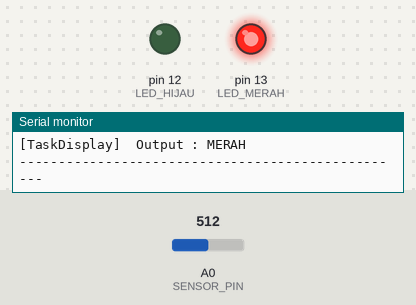
A sketch run on a simulated Arduino Uno, built with avr-gcc and run on an emulated ATmega328P. On the bench: output pins drawn as LEDs (lit = HIGH), the last lines printed to the serial monitor. Inputs (shaded band) come from the test bench; at power-on: A0 (SENSOR_PIN) = 512.

Above: at 1.2 s.
1.3 s: A0 (SENSOR_PIN) set to 419
4.3 s: A0 (SENSOR_PIN) set to 382
At 5.3 s:
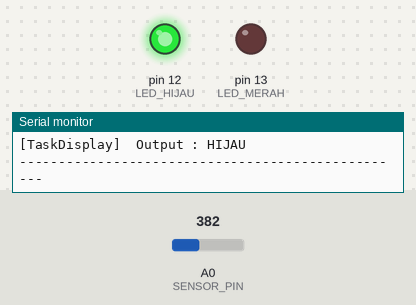
6.0 s: A0 (SENSOR_PIN) set to 410
At 6.4 s:
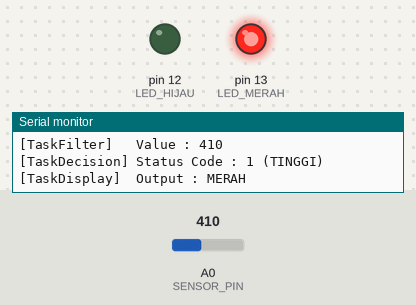
7.5 s: A0 (SENSOR_PIN) set to 390
At 8.8 s:
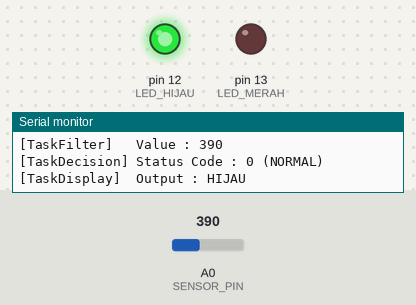
Timing chart, 0 to 10.0 s (numbered marks = the images above; inputs shaded):
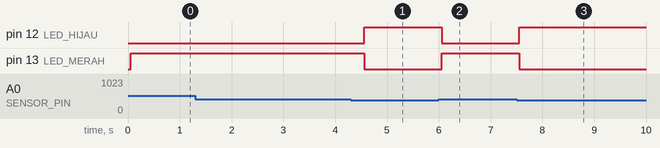

The sketch:

main.ino
```cpp
#include <Arduino_FreeRTOS.h>
#include <queue.h>

// ================= KONFIGURASI PIN =================
// LED indikator
#define LED_MERAH 13   // LED untuk kondisi TINGGI
#define LED_HIJAU 12   // LED untuk kondisi NORMAL

// Input sensor analog (potensiometer)
#define SENSOR_PIN A0  // Membaca nilai analog (0 - 1023)

// ================= DEKLARASI QUEUE =================
// Digunakan untuk komunikasi antar task
QueueHandle_t qSensor;    // Sensor → Filter
QueueHandle_t qFilter;    // Filter → Decision
QueueHandle_t qDecision;  // Decision → Display

// ================= TASK 1: SENSOR =================
// Membaca nilai dari potensiometer secara periodik
void TaskSensor(void *pvParameters) {
  TickType_t xLastWakeTime = xTaskGetTickCount(); // untuk delay presisi
  int sensorValue;

  while (1) {
    sensorValue = analogRead(SENSOR_PIN); // baca nilai analog

    // Tampilkan nilai sensor ke Serial Monitor
    Serial.print("[TaskSensor]   ADC : ");
    Serial.println(sensorValue);

    // Kirim data ke task berikutnya melalui queue
    xQueueSend(qSensor, &sensorValue, portMAX_DELAY);

    // Delay periodik 300 ms (sinkron RTOS)
    vTaskDelayUntil(&xLastWakeTime, 300 / portTICK_PERIOD_MS);
  }
}

// ================= TASK 2: FILTER =================
// Mengolah data dari sensor (tanpa filtering tambahan)
void TaskFilter(void *pvParameters) {
  int data;
  int filtered;

  while (1) {
    // Ambil data dari queue sensor
    if (xQueueReceive(qSensor, &data, portMAX_DELAY) == pdTRUE) {

      filtered = data;  // langsung gunakan data (tanpa smoothing)

      // Tampilkan hasil proses
      Serial.print("[TaskFilter]   Value : ");
      Serial.println(filtered);

      // Kirim ke task decision
      xQueueSend(qFilter, &filtered, portMAX_DELAY);
    }
  }
}

// ================= TASK 3: DECISION =================
// Menentukan kondisi berdasarkan nilai sensor
void TaskDecision(void *pvParameters) {
  int data;
  int status;

  while (1) {
    // Ambil data dari queue filter
    if (xQueueReceive(qFilter, &data, portMAX_DELAY) == pdTRUE) {

      // Logika keputusan berdasarkan threshold
      if (data > 400) {
        status = 1; // kondisi TINGGI
      } else {
        status = 0; // kondisi NORMAL
      }

      // Tampilkan hasil keputusan
      Serial.print("[TaskDecision] Status Code : ");
      Serial.print(status);
      if (status == 1) Serial.println(" (TINGGI)");
      else Serial.println(" (NORMAL)");

      // Kirim hasil ke task display
      xQueueSend(qDecision, &status, portMAX_DELAY);
    }
  }
}

// ================= TASK 4: DISPLAY =================
// Mengontrol LED berdasarkan hasil keputusan
void TaskDisplay(void *pvParameters) {
  int status;

  while (1) {
    // Ambil status dari queue decision
    if (xQueueReceive(qDecision, &status, portMAX_DELAY) == pdTRUE) {

      Serial.print("[TaskDisplay]  Output : ");

      // Kontrol LED sesuai status
      if (status == 1) {
        digitalWrite(LED_MERAH, HIGH); // LED merah nyala
        digitalWrite(LED_HIJAU, LOW);  // LED hijau mati
        Serial.println("MERAH");
      } else {
        digitalWrite(LED_MERAH, LOW);  // LED merah mati
        digitalWrite(LED_HIJAU, HIGH); // LED hijau nyala
        Serial.println("HIJAU");
      }

      Serial.println("--------------------------------------------------");
    }
  }
}

// ================= SETUP =================
// Inisialisasi awal sistem
void setup() {
  Serial.begin(9600);

  // Set pin LED sebagai output
  pinMode(LED_MERAH, OUTPUT);
  pinMode(LED_HIJAU, OUTPUT);

  // Inisialisasi queue (kapasitas 5 data bertipe int)
  qSensor   = xQueueCreate(5, sizeof(int));
  qFilter   = xQueueCreate(5, sizeof(int));
  qDecision = xQueueCreate(5, sizeof(int));

  // Membuat task RTOS
  xTaskCreate(TaskSensor, "Sensor", 128, NULL, 3, NULL);
  xTaskCreate(TaskFilter, "Filter", 128, NULL, 2, NULL);
  xTaskCreate(TaskDecision, "Decision", 128, NULL, 2, NULL);
  xTaskCreate(TaskDisplay, "Display", 128, NULL, 1, NULL);
}

// ================= LOOP =================
// Tidak digunakan karena sistem berjalan dengan RTOS
void loop() {
  // kosong
}
```

Measured:
- the behaviour switches between 401 and 400 on A0 (SENSOR_PIN) (found by bisection; images 0 and 1)
- after the input at 4.3 s, pin 12 (LED_HIJAU): LOW → HIGH after 0.26 s; pin 13 (LED_MERAH): HIGH → LOW after 0.26 s
- after the input at 6.0 s, pin 12 (LED_HIJAU): HIGH → LOW after 0.06 s; pin 13 (LED_MERAH): LOW → HIGH after 0.06 s
- after the input at 7.5 s, pin 12 (LED_HIJAU): LOW → HIGH after 0.06 s; pin 13 (LED_MERAH): HIGH → LOW after 0.06 s
